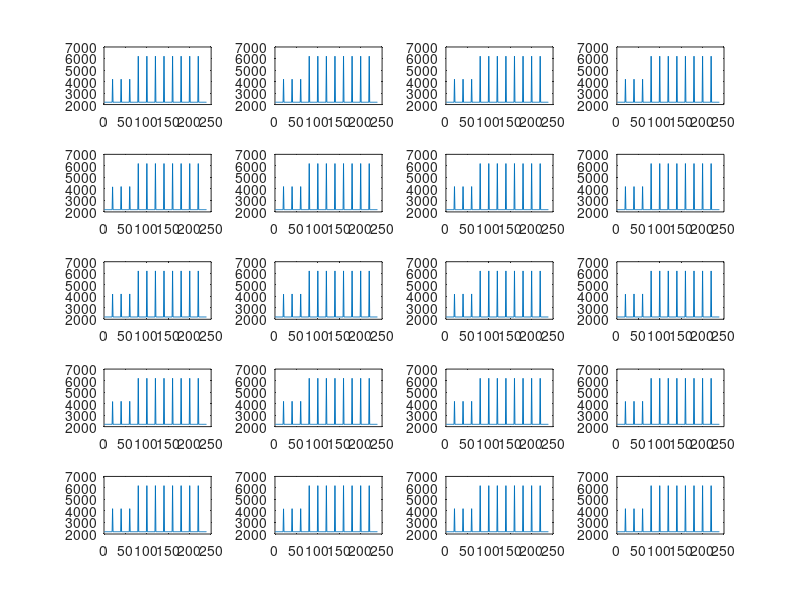

This figure's MATLAB source:
%% check trial timing for methods 
clear 
load('CCIDList.mat')

for s = 1:87
  d=trialInfo.resp{s}

  for t = 1:239
  
    c(t,s) = d(t+1,3) - d(t,3);
  
  end
  
end


figure
for s = 1:20

  subplot(5,4,s)
  plot(c(:,s))
end